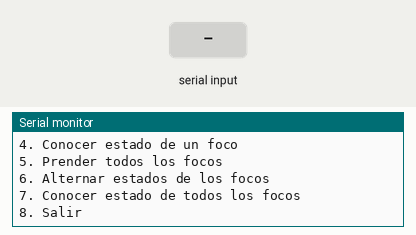
This sketch was run on a simulated Arduino Uno, built with avr-gcc and run on an emulated ATmega328P. Shown: the last lines printed to the serial monitor. The test bench sets the inputs (shaded band).

Above: at 1.2 s.
1.3 s: "90,45,200\n" received over Serial
At 2.1 s:
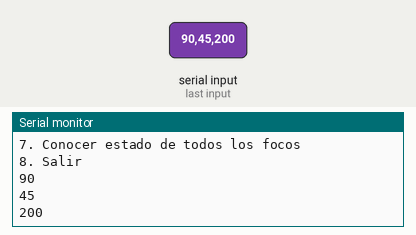
2.8 s: "2\n" received over Serial
At 4.3 s:
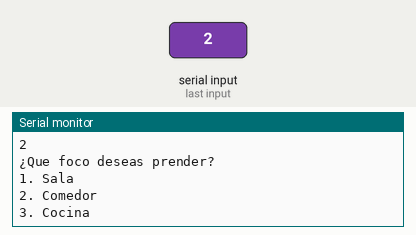
5.3 s: "3\n" received over Serial
At 6.0 s:
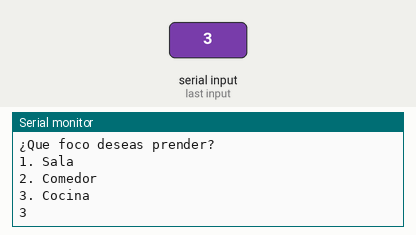
7.8 s: "4\n" received over Serial
At 8.6 s:
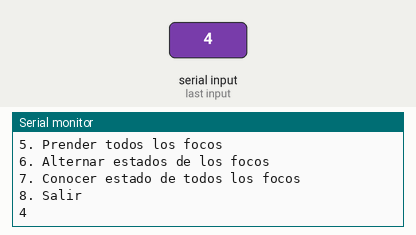
10.3 s: "1\n" received over Serial
At 11.0 s:
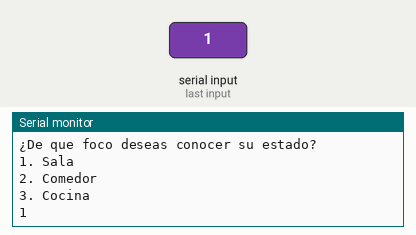
12.8 s: "3\n" received over Serial
At 14.6 s:
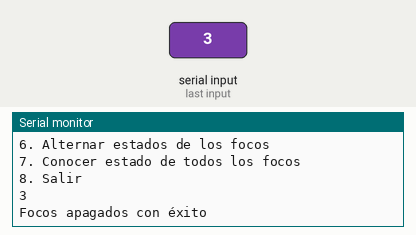
Timing chart, 0 to 16.1 s (numbered marks = the images above; inputs shaded):
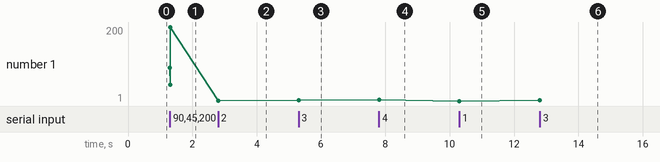

Measured:
- after the input at 1.3 s, the serial monitor: prints a new line at once (image 1)
- after the input at 2.8 s, the serial monitor: prints a new line at once (image 2)
- after the input at 5.3 s, the serial monitor: prints a new line at once (image 3)
- after the input at 7.8 s, the serial monitor: prints a new line at once (image 4)
- after the input at 10.3 s, the serial monitor: prints a new line at once (image 5)
- after the input at 12.8 s, the serial monitor: prints a new line at once (image 6)

The sketch:

clase_3.ino
```cpp
boolean focoSala = false;
boolean focoComedor = false;
boolean focoCocina = false;

void setup() {
  Serial.begin(9600);
}

void loop() {
  int opcion = showMenu();
  if (opcion == 2) {
    toogleFoco();
  }
  if (opcion ==3) {
      apagarAll();
  }
  if (opcion ==4) {
      conocerStateLed();
  }
}

int showMenu() {
  int opc = 0;
  Serial.println("Elige una opción");
  Serial.println("1. Abrir puerta");
  Serial.println("2. Prender foco");
  Serial.println("3. Apagar todos los focos");
  Serial.println("4. Conocer estado de un foco");
  Serial.println("5. Prender todos los focos");
  Serial.println("6. Alternar estados de los focos");
  Serial.println("7. Conocer estado de todos los focos");
  Serial.println("8. Salir");
  while (opc == 0) {
    while ( Serial.available() > 0 ) {
      int data = Serial.parseInt();
      if (data) {
        opc = data;
        Serial.println(opc);
      }
    }
  }
  return opc;

}


void toogleFoco() {
  int focoSelected = 0;
  Serial.println("¿Que foco deseas prender?");
  Serial.println("1. Sala");
  Serial.println("2. Comedor");
  Serial.println("3. Cocina");
  while (focoSelected == 0) {
    while ( Serial.available() > 0 ) {
      int data = Serial.parseInt();
      if (data) {
        focoSelected = data;
        Serial.println(focoSelected);
      }
    }
  }

  if (focoSelected == 3) {
    if (focoCocina == true) {
      Serial.println("Foco de la Cocina apagada");
      focoCocina = false;
    } else {
      Serial.println("Foco de la Cocina prendiddo");
      focoCocina = true;
    }
  }

  if (focoSelected == 2) {
    if (focoComedor == true) {
      Serial.println("Foco de la Comedor apagada");
      focoComedor = false;
    } else {
      Serial.println("Foco de la Comedor prendiddo");
      focoComedor = true;
    }
  }

  if (focoSelected == 1) {
    if (focoSala == true) {
      Serial.println("Foco de la sala apagada");
      focoSala = false;
    } else {
      Serial.println("Foco de la sala prendiddo");
      focoSala = true;
    }
  }


}

void apagarAll() {
      focoSala = false;
      focoComedor = false;
      focoCocina = false;
     Serial.println("Focos apagados con éxito");
     delay(1000);
}

void conocerStateLed() {
  int focoSelected = 0;
  Serial.println("¿De que foco deseas conocer su estado?");
  Serial.println("1. Sala");
  Serial.println("2. Comedor");
  Serial.println("3. Cocina");
  while (focoSelected == 0) {
    while ( Serial.available() > 0 ) {
      int data = Serial.parseInt();
      if (data) {
        focoSelected = data;
        Serial.println(focoSelected);
      }
    }
  }

  if (focoSelected == 3) {
    if (focoCocina == false) {
      Serial.println("Foco de la Cocina apagada");

    } else {
      Serial.println("Foco de la Cocina prendiddo");
    }
  }

  if (focoSelected == 2) {
    if (focoComedor == false) {
      Serial.println("Foco de la Comedor apagada");
    } else {
      Serial.println("Foco de la Comedor prendiddo");
    }
  }

  if (focoSelected == 1) {
    if (focoSala == false) {
      Serial.println("Foco de la sala apagada");
    } else {
      Serial.println("Foco de la sala prendiddo");
    }
  }


}
```
